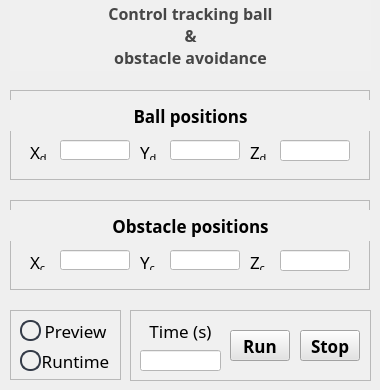
          <widget class="QWidget" name="pg_ACtrl">
           <widget class="QFrame" name="frame_30">
            <property name="geometry">
             <rect>
              <x>10</x>
              <y>0</y>
              <width>361</width>
              <height>71</height>
             </rect>
            </property>
            <property name="styleSheet">
             <string notr="true">background-color: rgb(240, 240, 240);</string>
            </property>
            <property name="frameShape">
             <enum>QFrame::StyledPanel</enum>
            </property>
            <property name="frameShadow">
             <enum>QFrame::Raised</enum>
            </property>
            <widget class="QLabel" name="label_16">
             <property name="geometry">
              <rect>
               <x>0</x>
               <y>0</y>
               <width>361</width>
               <height>71</height>
              </rect>
             </property>
             <property name="font">
              <font>
               <family>3DS Fonticon CID</family>
               <pointsize>12</pointsize>
               <weight>75</weight>
               <bold>true</bold>
              </font>
             </property>
             <property name="styleSheet">
              <string notr="true">color: rgb(70, 70, 70);</string>
             </property>
             <property name="text">
              <string>Control tracking ball
&amp;
obstacle avoidance</string>
             </property>
             <property name="alignment">
              <set>Qt::AlignCenter</set>
             </property>
            </widget>
           </widget>
           <widget class="QFrame" name="frame_31">
            <property name="geometry">
             <rect>
              <x>10</x>
              <y>90</y>
              <width>360</width>
              <height>90</height>
             </rect>
            </property>
            <property name="styleSheet">
             <string notr="true">background-color: rgb(240, 240, 240);</string>
            </property>
            <property name="frameShape">
             <enum>QFrame::StyledPanel</enum>
            </property>
            <property name="frameShadow">
             <enum>QFrame::Raised</enum>
            </property>
            <widget class="QLabel" name="label_107">
             <property name="geometry">
              <rect>
               <x>0</x>
               <y>10</y>
               <width>361</width>
               <height>31</height>
              </rect>
             </property>
             <property name="font">
              <font>
               <family>3ds</family>
               <pointsize>13</pointsize>
               <weight>75</weight>
               <bold>true</bold>
              </font>
             </property>
             <property name="styleSheet">
              <string notr="true">color: rgb(0, 0, 0);</string>
             </property>
             <property name="text">
              <string>Ball positions</string>
             </property>
             <property name="alignment">
              <set>Qt::AlignCenter</set>
             </property>
            </widget>
            <widget class="QLineEdit" name="tb_ball_X">
             <property name="geometry">
              <rect>
               <x>50</x>
               <y>50</y>
               <width>70</width>
               <height>20</height>
              </rect>
             </property>
             <property name="font">
              <font>
               <pointsize>10</pointsize>
              </font>
             </property>
             <property name="styleSheet">
              <string notr="true">background-color: rgb(255, 255, 255);</string>
             </property>
            </widget>
            <widget class="QLabel" name="label_124">
             <property name="geometry">
              <rect>
               <x>20</x>
               <y>50</y>
               <width>21</width>
               <height>20</height>
              </rect>
             </property>
             <property name="font">
              <font>
               <family>3ds</family>
               <pointsize>13</pointsize>
              </font>
             </property>
             <property name="styleSheet">
              <string notr="true">color: rgb(0, 0, 0);</string>
             </property>
             <property name="text">
              <string>&lt;html&gt;&lt;head/&gt;&lt;body&gt;&lt;p&gt;X&lt;span style=&quot; vertical-align:sub;&quot;&gt;d&lt;/span&gt;&lt;/p&gt;&lt;/body&gt;&lt;/html&gt;</string>
             </property>
            </widget>
            <widget class="QLabel" name="label_125">
             <property name="geometry">
              <rect>
               <x>130</x>
               <y>50</y>
               <width>21</width>
               <height>20</height>
              </rect>
             </property>
             <property name="font">
              <font>
               <family>3ds</family>
               <pointsize>13</pointsize>
              </font>
             </property>
             <property name="styleSheet">
              <string notr="true">color: rgb(0, 0, 0);</string>
             </property>
             <property name="text">
              <string>&lt;html&gt;&lt;head/&gt;&lt;body&gt;&lt;p&gt;Y&lt;span style=&quot; vertical-align:sub;&quot;&gt;d&lt;/span&gt;&lt;/p&gt;&lt;/body&gt;&lt;/html&gt;</string>
             </property>
            </widget>
            <widget class="QLabel" name="label_126">
             <property name="geometry">
              <rect>
               <x>240</x>
               <y>50</y>
               <width>16</width>
               <height>20</height>
              </rect>
             </property>
             <property name="font">
              <font>
               <family>3ds</family>
               <pointsize>13</pointsize>
              </font>
             </property>
             <property name="styleSheet">
              <string notr="true">color: rgb(0, 0, 0);</string>
             </property>
             <property name="text">
              <string>&lt;html&gt;&lt;head/&gt;&lt;body&gt;&lt;p&gt;Z&lt;span style=&quot; vertical-align:sub;&quot;&gt;d&lt;/span&gt;&lt;/p&gt;&lt;/body&gt;&lt;/html&gt;</string>
             </property>
            </widget>
            <widget class="QLineEdit" name="tb_ball_Z">
             <property name="geometry">
              <rect>
               <x>270</x>
               <y>50</y>
               <width>70</width>
               <height>21</height>
              </rect>
             </property>
             <property name="font">
              <font>
               <pointsize>10</pointsize>
              </font>
             </property>
             <property name="styleSheet">
              <string notr="true">background-color: rgb(255, 255, 255);</string>
             </property>
            </widget>
            <widget class="QLineEdit" name="tb_ball_Y">
             <property name="geometry">
              <rect>
               <x>160</x>
               <y>50</y>
               <width>70</width>
               <height>20</height>
              </rect>
             </property>
             <property name="font">
              <font>
               <pointsize>10</pointsize>
              </font>
             </property>
             <property name="styleSheet">
              <string notr="true">background-color: rgb(255, 255, 255);</string>
             </property>
             <property name="text">
              <string/>
             </property>
            </widget>
           </widget>
           <widget class="QFrame" name="frame_32">
            <property name="geometry">
             <rect>
              <x>10</x>
              <y>200</y>
              <width>360</width>
              <height>90</height>
             </rect>
            </property>
            <property name="styleSheet">
             <string notr="true">background-color: rgb(240, 240, 240);</string>
            </property>
            <property name="frameShape">
             <enum>QFrame::StyledPanel</enum>
            </property>
            <property name="frameShadow">
             <enum>QFrame::Raised</enum>
            </property>
            <widget class="QLabel" name="label_108">
             <property name="geometry">
              <rect>
               <x>0</x>
               <y>10</y>
               <width>361</width>
               <height>31</height>
              </rect>
             </property>
             <property name="font">
              <font>
               <family>3ds</family>
               <pointsize>13</pointsize>
               <weight>75</weight>
               <bold>true</bold>
              </font>
             </property>
             <property name="styleSheet">
              <string notr="true">color: rgb(0, 0, 0);</string>
             </property>
             <property name="text">
              <string>Obstacle positions</string>
             </property>
             <property name="alignment">
              <set>Qt::AlignCenter</set>
             </property>
            </widget>
            <widget class="QLineEdit" name="tb_obs_X">
             <property name="geometry">
              <rect>
               <x>50</x>
               <y>50</y>
               <width>70</width>
               <height>20</height>
              </rect>
             </property>
             <property name="font">
              <font>
               <pointsize>10</pointsize>
              </font>
             </property>
             <property name="styleSheet">
              <string notr="true">background-color: rgb(255, 255, 255);</string>
             </property>
            </widget>
            <widget class="QLabel" name="label_148">
             <property name="geometry">
              <rect>
               <x>20</x>
               <y>50</y>
               <width>21</width>
               <height>20</height>
              </rect>
             </property>
             <property name="font">
              <font>
               <family>3ds</family>
               <pointsize>13</pointsize>
              </font>
             </property>
             <property name="styleSheet">
              <string notr="true">color: rgb(0, 0, 0);</string>
             </property>
             <property name="text">
              <string>&lt;html&gt;&lt;head/&gt;&lt;body&gt;&lt;p&gt;X&lt;span style=&quot; vertical-align:sub;&quot;&gt;c&lt;/span&gt;&lt;/p&gt;&lt;/body&gt;&lt;/html&gt;</string>
             </property>
            </widget>
            <widget class="QLabel" name="label_191">
             <property name="geometry">
              <rect>
               <x>130</x>
               <y>50</y>
               <width>21</width>
               <height>20</height>
              </rect>
             </property>
             <property name="font">
              <font>
               <family>3ds</family>
               <pointsize>13</pointsize>
              </font>
             </property>
             <property name="styleSheet">
              <string notr="true">color: rgb(0, 0, 0);</string>
             </property>
             <property name="text">
              <string>&lt;html&gt;&lt;head/&gt;&lt;body&gt;&lt;p&gt;Y&lt;span style=&quot; vertical-align:sub;&quot;&gt;c&lt;/span&gt;&lt;/p&gt;&lt;/body&gt;&lt;/html&gt;</string>
             </property>
            </widget>
            <widget class="QLabel" name="label_192">
             <property name="geometry">
              <rect>
               <x>240</x>
               <y>50</y>
               <width>16</width>
               <height>20</height>
              </rect>
             </property>
             <property name="font">
              <font>
               <family>3ds</family>
               <pointsize>13</pointsize>
              </font>
             </property>
             <property name="styleSheet">
              <string notr="true">color: rgb(0, 0, 0);</string>
             </property>
             <property name="text">
              <string>&lt;html&gt;&lt;head/&gt;&lt;body&gt;&lt;p&gt;Z&lt;span style=&quot; vertical-align:sub;&quot;&gt;c&lt;/span&gt;&lt;/p&gt;&lt;/body&gt;&lt;/html&gt;</string>
             </property>
            </widget>
            <widget class="QLineEdit" name="tb_obs_z">
             <property name="geometry">
              <rect>
               <x>270</x>
               <y>50</y>
               <width>70</width>
               <height>21</height>
              </rect>
             </property>
             <property name="font">
              <font>
               <pointsize>10</pointsize>
              </font>
             </property>
             <property name="styleSheet">
              <string notr="true">background-color: rgb(255, 255, 255);</string>
             </property>
            </widget>
            <widget class="QLineEdit" name="tb_obs_Y">
             <property name="geometry">
              <rect>
               <x>160</x>
               <y>50</y>
               <width>70</width>
               <height>20</height>
              </rect>
             </property>
             <property name="font">
              <font>
               <pointsize>10</pointsize>
              </font>
             </property>
             <property name="styleSheet">
              <string notr="true">background-color: rgb(255, 255, 255);</string>
             </property>
             <property name="text">
              <string/>
             </property>
            </widget>
           </widget>
           <widget class="QFrame" name="frame_7">
            <property name="geometry">
             <rect>
              <x>10</x>
              <y>310</y>
              <width>111</width>
              <height>70</height>
             </rect>
            </property>
            <property name="styleSheet">
             <string notr="true">background-color: rgb(240, 240, 240);</string>
            </property>
            <property name="frameShape">
             <enum>QFrame::StyledPanel</enum>
            </property>
            <property name="frameShadow">
             <enum>QFrame::Raised</enum>
            </property>
            <widget class="QPushButton" name="Prv_Led_AC">
             <property name="geometry">
              <rect>
               <x>10</x>
               <y>10</y>
               <width>21</width>
               <height>21</height>
              </rect>
             </property>
             <property name="styleSheet">
              <string notr="true">QPushButton {
	border: 2px solid rgb(52, 59, 72);
	border-radius: 10px;	
	background-color: rgb(240, 240, 240);
}</string>
             </property>
             <property name="text">
              <string/>
             </property>
            </widget>
            <widget class="QLabel" name="label_195">
             <property name="geometry">
              <rect>
               <x>30</x>
               <y>10</y>
               <width>71</width>
               <height>21</height>
              </rect>
             </property>
             <property name="font">
              <font>
               <family>3ds</family>
               <pointsize>13</pointsize>
              </font>
             </property>
             <property name="styleSheet">
              <string notr="true">color: rgb(0, 0, 0);</string>
             </property>
             <property name="text">
              <string>Preview</string>
             </property>
             <property name="alignment">
              <set>Qt::AlignCenter</set>
             </property>
            </widget>
            <widget class="QPushButton" name="Rnt_Led_AC">
             <property name="geometry">
              <rect>
               <x>10</x>
               <y>40</y>
               <width>21</width>
               <height>21</height>
              </rect>
             </property>
             <property name="styleSheet">
              <string notr="true">QPushButton {
	border: 2px solid rgb(52, 59, 72);
	border-radius: 10px;	
	background-color: rgb(240, 240, 240);
}</string>
             </property>
             <property name="text">
              <string/>
             </property>
            </widget>
            <widget class="QLabel" name="label_196">
             <property name="geometry">
              <rect>
               <x>30</x>
               <y>40</y>
               <width>71</width>
               <height>21</height>
              </rect>
             </property>
             <property name="font">
              <font>
               <family>3ds</family>
               <pointsize>13</pointsize>
              </font>
             </property>
             <property name="styleSheet">
              <string notr="true">color: rgb(0, 0, 0);</string>
             </property>
             <property name="text">
              <string>Runtime</string>
             </property>
             <property name="alignment">
              <set>Qt::AlignCenter</set>
             </property>
            </widget>
            <zorder>label_195</zorder>
            <zorder>label_196</zorder>
            <zorder>Prv_Led_AC</zorder>
            <zorder>Rnt_Led_AC</zorder>
           </widget>
           <widget class="QFrame" name="frame_9">
            <property name="geometry">
             <rect>
              <x>130</x>
              <y>310</y>
              <width>241</width>
              <height>71</height>
             </rect>
            </property>
            <property name="styleSheet">
             <string notr="true">background-color: rgb(240, 240, 240);</string>
            </property>
            <property name="frameShape">
             <enum>QFrame::StyledPanel</enum>
            </property>
            <property name="frameShadow">
             <enum>QFrame::Raised</enum>
            </property>
            <widget class="QLabel" name="label_197">
             <property name="geometry">
              <rect>
               <x>10</x>
               <y>10</y>
               <width>81</width>
               <height>21</height>
              </rect>
             </property>
             <property name="font">
              <font>
               <family>3ds</family>
               <pointsize>13</pointsize>
              </font>
             </property>
             <property name="styleSheet">
              <string notr="true">color: rgb(0, 0, 0);</string>
             </property>
             <property name="text">
              <string>Time (s)</string>
             </property>
             <property name="alignment">
              <set>Qt::AlignCenter</set>
             </property>
            </widget>
            <widget class="QLineEdit" name="tb_time_AC">
             <property name="geometry">
              <rect>
               <x>10</x>
               <y>40</y>
               <width>81</width>
               <height>21</height>
              </rect>
             </property>
             <property name="font">
              <font>
               <pointsize>10</pointsize>
              </font>
             </property>
             <property name="styleSheet">
              <string notr="true">background-color: rgb(255, 255, 255);</string>
             </property>
             <property name="alignment">
              <set>Qt::AlignCenter</set>
             </property>
            </widget>
            <widget class="QPushButton" name="btn_run_AC">
             <property name="geometry">
              <rect>
               <x>100</x>
               <y>20</y>
               <width>60</width>
               <height>31</height>
              </rect>
             </property>
             <property name="font">
              <font>
               <family>3ds</family>
               <pointsize>13</pointsize>
               <weight>75</weight>
               <bold>true</bold>
              </font>
             </property>
             <property name="styleSheet">
              <string notr="true">background-color:#E3E3E3;
</string>
             </property>
             <property name="text">
              <string>Run</string>
             </property>
            </widget>
            <widget class="QPushButton" name="btn_stop_AC">
             <property name="geometry">
              <rect>
               <x>170</x>
               <y>20</y>
               <width>60</width>
               <height>31</height>
              </rect>
             </property>
             <property name="font">
              <font>
               <family>3ds</family>
               <pointsize>13</pointsize>
               <weight>75</weight>
               <bold>true</bold>
              </font>
             </property>
             <property name="styleSheet">
              <string notr="true">background-color:#E3E3E3;
</string>
             </property>
             <property name="text">
              <string>Stop</string>
             </property>
            </widget>
           </widget>
          </widget>
